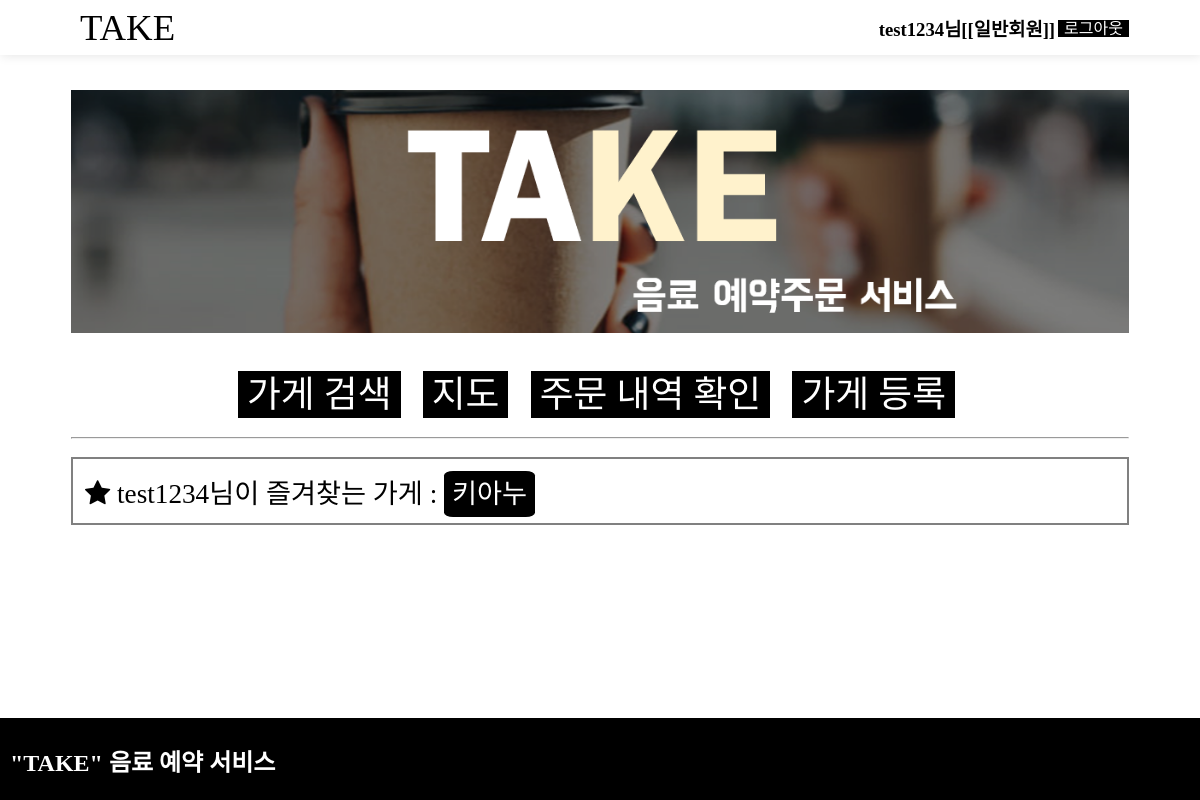
The page / (signed in) on the database as committed earlier.
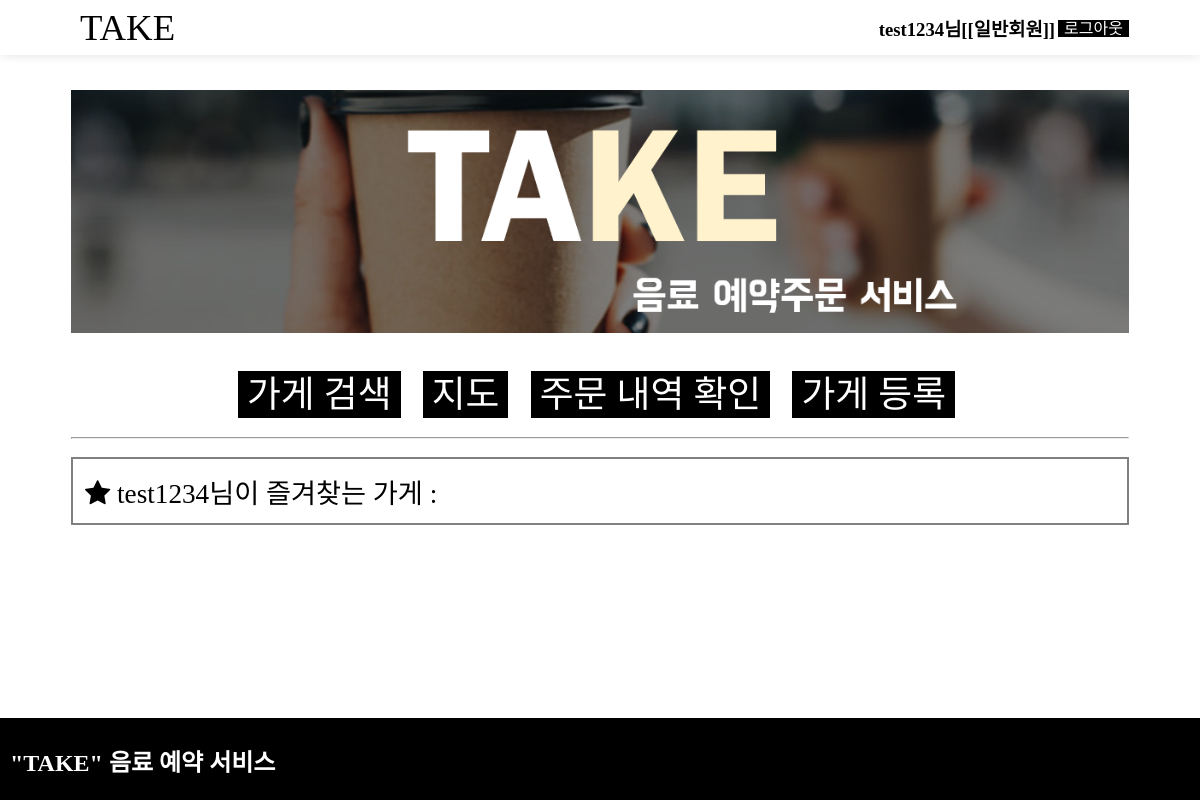
The same page on the database as committed later.
### market/models.py (models this page shows, shortened)
class Like(models.Model):
    market = models.ForeignKey(Market, on_delete=models.CASCADE, null=True) # 특정 market이 삭제되면, 그 market의 즐겨찾기 정보 제거
    user = models.ForeignKey(User, on_delete=models.CASCADE, null=True)

class Market(models.Model):
    name=models.CharField(max_length=225)
    address=models.CharField(max_length=225)
    start_time=models.CharField(max_length=225)
    end_time=models.CharField(max_length=225)
    description=models.TextField()
    user=models.ForeignKey(User, on_delete=models.CASCADE, null=True)
    likes =models.ManyToManyField(
        User, # User 모델과 Market 모델을 M : N 관계로 두겠다.
        through='Like', # Like라는 중개 모델을 통해 M : N 관계를 맺는다.
        through_fields=('market', 'user'), # Like에 market 속성, user 속성을 추가하겠다.
        related_name='likes' # 1 : N  관계에서 market과 연결된 comment를 가져올 때 comment_set으로 가져왔는데,
        )

### blog/views.py (the view)
# urls.py: 2. Add a URL to urlpatterns:  path('', views.home, name='home')
def home(request):
    user=request.user
    if user.is_active:
        liked=Like.objects.select_related()
        if user.profile.market_id == -1:
            return render(request, 'html/home.html', {'user':user, 'like':liked})
        else:
            market=get_object_or_404(Market, pk=user.profile.market_id)
            return render(request, 'html/home.html', {'user':user, 'market': market, 'like':liked})
    else:
        return render(request, 'html/home.html', {'user':user})

### blog/templates/html/home.html
{% extends "base.html" %}
{% block content %}
{% load static %}
<link rel="stylesheet" href="{% static 'css/home.css' %}">
<div class="take_image">
    <img src="{% static 'img/take_image.png' %}" alt="">
</div>
<div class="menu">
{% if user.is_active %}
        {% if user.username != "admin" %}
            {% if user.profile.market_id != -1 %}
                <a href="{% url 'admin_order_check' user.profile.market_id %}">{{market.name}} 주문 조회</a>
                <a href="{% url 'detail' user.profile.market_id %}">{{market.name}} 관리</a>
            {% else %}
                <a href="{% url 'market_search'%}">가게 검색</a>
                <a href="{% url 'jido' %}">지도</a>
                <a href="{% url 'order_check' %}">주문 내역 확인</a>
                <a href="{% url 'new'%}">가게 등록</a>
            {% endif %}
        {% else %}
            <a href="{% url 'market' %}">가게 조회</a>
        {% endif %}
<br>
<hr>
{% else %}
    <a href="{% url 'market_search'%}">가게 검색</a>
    <a href="{% url 'jido' %}">지도</a>
{% endif %}
</div>
{% if user.is_active %}
        {% if user.username != "admin" %}
            {% if user.profile.market_id == -1 %}
            <div class="like">
                    <i class="fa fa-star"> </i>&nbsp{{user}}님이 즐겨찾는 가게 :
                    {% for a in like %}
                        {% if a.user == user %}
                            <a href="{% url 'detail' a.market.id %}">{{a.market.name}}</a>
                        {% endif %}
                    {% endfor %}
            </div>
            {% endif %}
        {% endif %}
    {% endif %}
{% endblock content %}

Rows that differ between the two databases and show on the page:
removed Like: market.name "키아누"
